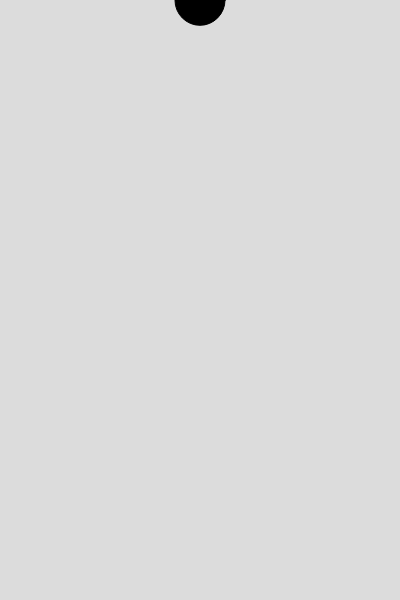
Frame 1 (no input)
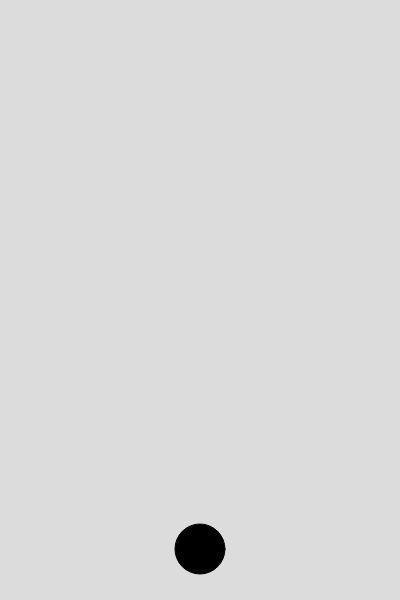
Frame 60 (no input)
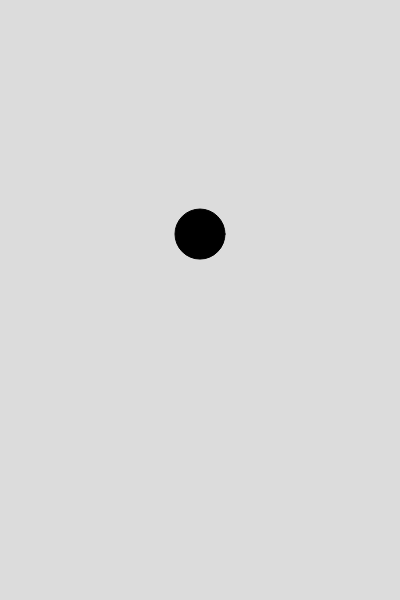
Frame 120 (the mouse pressed at the canvas centre since frame 60)

The p5.js sketch that drew these frames (run headless with seeded random() and noise() and a simulated clock; from frame 60 on, the mouse is pressed at the canvas centre):

// p5.js sketch
// ── sketch.js
let ball;

function setup() {
  createCanvas(400, 600);

  ball = new Particle();
}


function draw() {
  background(220);

  let gravity = createVector(0, 0.3);
  ball.addForce(gravity);

  ball.update();
  ball.show();
}

// ── Particle.js
class Particle {
  constructor() {
    this.pos = createVector(width/2, 0);
    this.vel = createVector(0, 0);
    this.acc = createVector(0, 0);

    this.c = color(0);
    this.w = 50;
  }

  addForce(aForce) {
    this.acc.add(aForce);
  }

  update() {
    this.checkEdge();
    this.vel.add(this.acc);
    this.pos.add(this.vel);

    this.acc.set(0, 0);
  }


  checkEdge() {
    if (this.pos.y > height) {
      this.vel.y = this.vel.y * -0.8;
      this.pos.y = height;
    }
    
    if (this.pos.x > width) {
      this.pos.x = 0;
    }
  }


  show() {
    fill(this.c);
    circle(this.pos.x, this.pos.y, this.w);
  }
}
